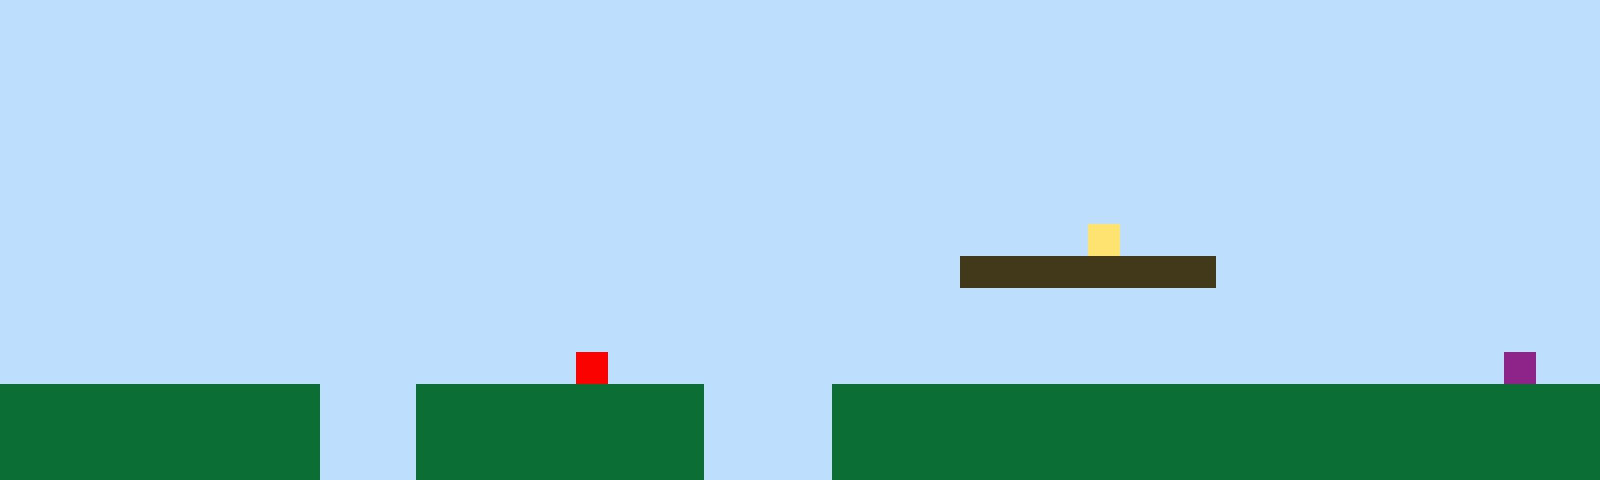

This game map was drawn from its Tiled (.tmx) file and the tilesets committed beside it. A one-line description and the full map source follow:
An orthogonal 50x15 tile map with 32x32 px tiles, 1 tile layer (Tile Layer 1).

<map version="1.10" tiledversion="1.11.2" orientation="orthogonal" renderorder="right-up" width="50" height="15" tilewidth="32" tileheight="32" infinite="0" nextlayerid="2" nextobjectid="1"><editorsettings><export target="map1.csv" format="csv" /></editorsettings><tileset firstgid="1" name="sprites" tilewidth="32" tileheight="32" tilecount="6" columns="3"><image source="sprites.png" width="96" height="64" /></tileset><layer id="1" name="Tile Layer 1" width="50" height="15"><data encoding="csv">1,1,1,1,1,1,1,1,1,1,1,1,1,1,1,1,1,1,1,1,1,1,1,1,1,1,1,1,1,1,1,1,1,1,1,1,1,1,1,1,1,1,1,1,1,1,1,1,1,1,1,1,1,1,1,1,1,1,1,1,1,1,1,1,1,1,1,1,1,1,1,1,1,1,1,1,1,1,1,1,1,1,1,1,1,1,1,1,1,1,1,1,1,1,1,1,1,1,1,1,1,1,1,1,1,1,1,1,1,1,1,1,1,1,1,1,1,1,1,1,1,1,1,1,1,1,1,1,1,1,1,1,1,1,1,1,1,1,1,1,1,1,1,1,1,1,1,1,1,1,1,1,1,1,1,1,1,1,1,1,1,1,1,1,1,1,1,1,1,1,1,1,1,1,1,1,1,1,1,1,1,1,1,1,1,1,1,1,1,1,1,1,1,1,1,1,1,1,1,1,1,1,1,1,1,1,1,1,1,1,1,1,1,1,1,1,1,1,1,1,1,1,1,1,1,1,1,1,1,1,1,1,1,1,1,1,1,1,1,1,1,1,1,1,1,1,1,1,1,1,1,1,1,1,1,1,1,1,1,1,1,1,1,1,1,1,1,1,1,1,1,1,1,1,1,1,1,1,1,1,1,1,1,1,1,1,1,1,1,1,1,1,1,1,1,1,1,1,1,1,1,1,1,1,1,1,1,1,1,1,1,1,1,1,1,1,1,1,1,1,1,1,1,1,1,1,1,1,1,1,1,1,1,1,1,1,1,1,1,1,1,1,1,1,1,1,1,1,1,1,1,1,1,1,1,1,1,1,1,1,1,1,1,1,1,1,1,1,1,1,1,1,1,1,1,1,1,1,1,1,1,1,1,1,4,1,1,1,1,1,1,1,1,1,1,1,1,1,1,1,1,1,1,1,1,1,1,1,1,1,1,1,1,1,1,1,1,1,1,1,1,1,1,1,1,1,1,1,1,1,3,3,3,3,3,3,3,3,1,1,1,1,1,1,1,1,1,1,1,1,1,1,1,1,1,1,1,1,1,1,1,1,1,1,1,1,1,1,1,1,1,1,1,1,1,1,1,1,1,1,1,1,1,1,1,1,1,1,1,1,1,1,1,1,1,1,1,1,1,1,1,1,1,1,1,1,1,1,1,1,1,1,1,1,1,1,1,1,1,1,1,1,1,1,1,1,1,1,1,1,1,1,1,1,1,1,1,1,1,1,1,1,1,1,1,1,1,1,1,1,1,1,1,1,1,1,1,1,1,1,1,1,1,1,1,1,1,1,5,1,1,1,1,1,1,1,1,1,1,1,1,1,1,1,1,1,1,1,1,1,1,1,1,1,1,1,1,6,1,1,2,2,2,2,2,2,2,2,2,2,1,1,1,2,2,2,2,2,2,2,2,2,1,1,1,1,2,2,2,2,2,2,2,2,2,2,2,2,2,2,2,2,2,2,2,2,2,2,2,2,2,2,2,2,2,2,2,2,2,2,1,1,1,2,2,2,2,2,2,2,2,2,1,1,1,1,2,2,2,2,2,2,2,2,2,2,2,2,2,2,2,2,2,2,2,2,2,2,2,2,2,2,2,2,2,2,2,2,2,2,1,1,1,2,2,2,2,2,2,2,2,2,1,1,1,1,2,2,2,2,2,2,2,2,2,2,2,2,2,2,2,2,2,2,2,2,2,2,2,2</data></layer></map>
